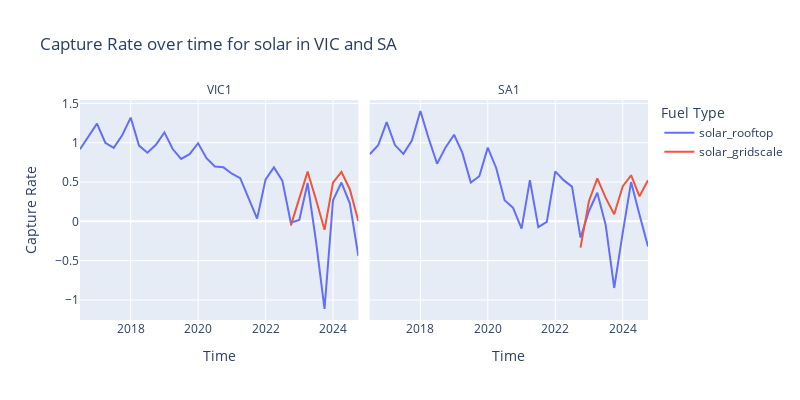

Notebook source saved alongside this figure:
### Code cell
fig = px.line(
    df_solar,
    x="INTERVAL_START",
    y="CAPTURE_RATE",
    color="FUEL_TYPE",
    #color_discrete_map=color_mapping,
    facet_col="REGIONID",
    height=400,
    width=800,
    title=f"{metric['title']} over time for solar in VIC and SA",
    labels={
        "FUEL_TYPE": "Fuel Type",
        "INTERVAL_START": "Time",
        "CAPTURE_RATE": "Capture Rate",
        "REGIONID": "Region"
    }
)

fig.for_each_annotation(lambda a: a.update(text=a.text.split("=")[-1]))
fig.write_image(os.path.join(results_dir, f"vic-sa-solar.svg"))

fig.show()

### Figure 1 — Plotly figure (JSON) as saved in the notebook; plotly's stock layout.template omitted (floating-point values rounded to 4 significant figures)
{"data": [{"hovertemplate": "Fuel Type=solar_rooftop<br>Region=VIC1<br>Time=%{x}<br>Capture Rate=%{y}<extra></extra>", "legendgroup": "solar_rooftop", "line": {"color": "#636efa", "dash": "solid"}, "marker": {"symbol": "circle"}, "mode": "lines", "name": "solar_rooftop", "orientation": "v", "showlegend": true, "type": "scatter", "x": ["2016-07-01T00:00:00.000", "2016-10-01T00:00:00.000", "2017-01-01T00:00:00.000", "2017-04-01T00:00:00.000", "2017-07-01T00:00:00.000", "2017-10-01T00:00:00.000", "2018-01-01T00:00:00.000", "2018-04-01T00:00:00.000", "2018-07-01T00:00:00.000", "2018-10-01T00:00:00.000", "2019-01-01T00:00:00.000", "2019-04-01T00:00:00.000", "2019-07-01T00:00:00.000", "2019-10-01T00:00:00.000", "2020-01-01T00:00:00.000", "2020-04-01T00:00:00.000", "2020-07-01T00:00:00.000", "2020-10-01T00:00:00.000", "2021-01-01T00:00:00.000", "2021-04-01T00:00:00.000", "2021-07-01T00:00:00.000", "2021-10-01T00:00:00.000", "2022-01-01T00:00:00.000", "2022-04-01T00:00:00.000", "2022-07-01T00:00:00.000", "2022-10-01T00:00:00.000", "2023-01-01T00:00:00.000", "2023-04-01T00:00:00.000", "2023-07-01T00:00:00.000", "2023-10-01T00:00:00.000", "2024-01-01T00:00:00.000", "2024-04-01T00:00:00.000", "2024-07-01T00:00:00.000", "2024-10-01T00:00:00.000"], "xaxis": "x", "y": [0.9173, 1.072, 1.243, 0.9995, 0.934, 1.095, 1.32, 0.9639, 0.8727, 0.9737, 1.132, 0.9196, 0.794, 0.8538, 0.9935, 0.8037, 0.6976, 0.6868, 0.6058, 0.5499, 0.2971, 0.03417, 0.5344, 0.6863, 0.5181, -0.01602, 0.01801, 0.4877, -0.2567, -1.115, 0.2686, 0.4937, 0.2282, -0.4393], "yaxis": "y"}, {"hovertemplate": "Fuel Type=solar_rooftop<br>Region=SA1<br>Time=%{x}<br>Capture Rate=%{y}<extra></extra>", "legendgroup": "solar_rooftop", "line": {"color": "#636efa", "dash": "solid"}, "marker": {"symbol": "circle"}, "mode": "lines", "name": "solar_rooftop", "orientation": "v", "showlegend": false, "type": "scatter", "x": ["2016-07-01T00:00:00.000", "2016-10-01T00:00:00.000", "2017-01-01T00:00:00.000", "2017-04-01T00:00:00.000", "2017-07-01T00:00:00.000", "2017-10-01T00:00:00.000", "2018-01-01T00:00:00.000", "2018-04-01T00:00:00.000", "2018-07-01T00:00:00.000", "2018-10-01T00:00:00.000", "2019-01-01T00:00:00.000", "2019-04-01T00:00:00.000", "2019-07-01T00:00:00.000", "2019-10-01T00:00:00.000", "2020-01-01T00:00:00.000", "2020-04-01T00:00:00.000", "2020-07-01T00:00:00.000", "2020-10-01T00:00:00.000", "2021-01-01T00:00:00.000", "2021-04-01T00:00:00.000", "2021-07-01T00:00:00.000", "2021-10-01T00:00:00.000", "2022-01-01T00:00:00.000", "2022-04-01T00:00:00.000", "2022-07-01T00:00:00.000", "2022-10-01T00:00:00.000", "2023-01-01T00:00:00.000", "2023-04-01T00:00:00.000", "2023-07-01T00:00:00.000", "2023-10-01T00:00:00.000", "2024-01-01T00:00:00.000", "2024-04-01T00:00:00.000", "2024-07-01T00:00:00.000", "2024-10-01T00:00:00.000"], "xaxis": "x2", "y": [0.8531, 0.9673, 1.262, 0.9701, 0.8588, 1.029, 1.404, 1.053, 0.7331, 0.9405, 1.101, 0.8701, 0.494, 0.5742, 0.9379, 0.6789, 0.268, 0.1712, -0.09237, 0.5235, -0.07366, -0.00696, 0.636, 0.524, 0.441, -0.2083, 0.1317, 0.3638, -0.04824, -0.848, -0.1477, 0.4994, 0.08286, -0.3195], "yaxis": "y2"}, {"hovertemplate": "Fuel Type=solar_gridscale<br>Region=VIC1<br>Time=%{x}<br>Capture Rate=%{y}<extra></extra>", "legendgroup": "solar_gridscale", "line": {"color": "#EF553B", "dash": "solid"}, "marker": {"symbol": "circle"}, "mode": "lines", "name": "solar_gridscale", "orientation": "v", "showlegend": true, "type": "scatter", "x": ["2022-10-01T00:00:00.000", "2023-01-01T00:00:00.000", "2023-04-01T00:00:00.000", "2023-07-01T00:00:00.000", "2023-10-01T00:00:00.000", "2024-01-01T00:00:00.000", "2024-04-01T00:00:00.000", "2024-07-01T00:00:00.000", "2024-10-01T00:00:00.000"], "xaxis": "x", "y": [-0.05458, 0.2959, 0.6325, 0.2743, -0.1078, 0.493, 0.6291, 0.4089, 0.003014], "yaxis": "y"}, {"hovertemplate": "Fuel Type=solar_gridscale<br>Region=SA1<br>Time=%{x}<br>Capture Rate=%{y}<extra></extra>", "legendgroup": "solar_gridscale", "line": {"color": "#EF553B", "dash": "solid"}, "marker": {"symbol": "circle"}, "mode": "lines", "name": "solar_gridscale", "orientation": "v", "showlegend": false, "type": "scatter", "x": ["2022-10-01T00:00:00.000", "2023-01-01T00:00:00.000", "2023-04-01T00:00:00.000", "2023-07-01T00:00:00.000", "2023-10-01T00:00:00.000", "2024-01-01T00:00:00.000", "2024-04-01T00:00:00.000", "2024-07-01T00:00:00.000", "2024-10-01T00:00:00.000"], "xaxis": "x2", "y": [-0.335, 0.26, 0.5468, 0.2976, 0.09054, 0.4436, 0.5863, 0.3189, 0.5216], "yaxis": "y2"}], "layout": {"annotations": [{"font": {}, "showarrow": false, "text": "VIC1", "x": 0.245, "xanchor": "center", "xref": "paper", "y": 1, "yanchor": "bottom", "yref": "paper"}, {"font": {}, "showarrow": false, "text": "SA1", "x": 0.755, "xanchor": "center", "xref": "paper", "y": 1, "yanchor": "bottom", "yref": "paper"}], "height": 400, "legend": {"title": {"text": "Fuel Type"}, "tracegroupgap": 0}, "title": {"text": "Capture Rate over time for solar in VIC and SA"}, "width": 800, "xaxis": {"anchor": "y", "domain": [0, 0.49], "title": {"text": "Time"}}, "xaxis2": {"anchor": "y2", "domain": [0.51, 1], "matches": "x", "title": {"text": "Time"}}, "yaxis": {"anchor": "x", "domain": [0, 1], "title": {"text": "Capture Rate"}}, "yaxis2": {"anchor": "x2", "domain": [0, 1], "matches": "y", "showticklabels": false}}}
